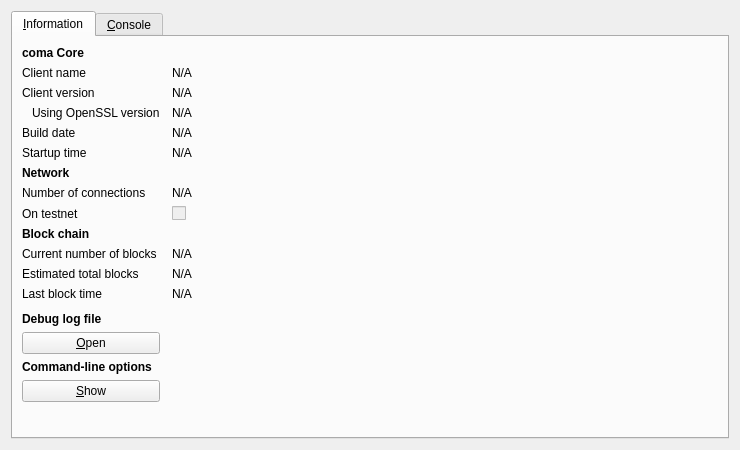
<?xml version="1.0" encoding="UTF-8"?>
<ui version="4.0">
 <class>RPCConsole</class>
 <widget class="QDialog" name="RPCConsole">
  <property name="geometry">
   <rect>
    <x>0</x>
    <y>0</y>
    <width>740</width>
    <height>450</height>
   </rect>
  </property>
  <property name="windowTitle">
   <string>coma - Debug window</string>
  </property>
  <layout class="QVBoxLayout" name="verticalLayout_2">
   <item>
    <widget class="QTabWidget" name="tabWidget">
     <property name="currentIndex">
      <number>0</number>
     </property>
     <widget class="QWidget" name="tab_info">
      <attribute name="title">
       <string>&amp;Information</string>
      </attribute>
      <layout class="QGridLayout" name="gridLayout" columnstretch="0,1">
       <property name="horizontalSpacing">
        <number>12</number>
       </property>
       <item row="0" column="0">
        <widget class="QLabel" name="label_9">
         <property name="font">
          <font>
           <weight>75</weight>
           <bold>true</bold>
          </font>
         </property>
         <property name="text">
          <string>coma Core</string>
         </property>
        </widget>
       </item>
       <item row="1" column="0">
        <widget class="QLabel" name="label_5">
         <property name="text">
          <string>Client name</string>
         </property>
        </widget>
       </item>
       <item row="1" column="1">
        <widget class="QLabel" name="clientName">
         <property name="cursor">
          <cursorShape>IBeamCursor</cursorShape>
         </property>
         <property name="text">
          <string>N/A</string>
         </property>
         <property name="textFormat">
          <enum>Qt::PlainText</enum>
         </property>
         <property name="textInteractionFlags">
          <set>Qt::LinksAccessibleByMouse|Qt::TextSelectableByKeyboard|Qt::TextSelectableByMouse</set>
         </property>
        </widget>
       </item>
       <item row="2" column="0">
        <widget class="QLabel" name="label_6">
         <property name="text">
          <string>Client version</string>
         </property>
        </widget>
       </item>
       <item row="2" column="1">
        <widget class="QLabel" name="clientVersion">
         <property name="cursor">
          <cursorShape>IBeamCursor</cursorShape>
         </property>
         <property name="text">
          <string>N/A</string>
         </property>
         <property name="textFormat">
          <enum>Qt::PlainText</enum>
         </property>
         <property name="textInteractionFlags">
          <set>Qt::LinksAccessibleByMouse|Qt::TextSelectableByKeyboard|Qt::TextSelectableByMouse</set>
         </property>
        </widget>
       </item>
       <item row="3" column="0">
        <widget class="QLabel" name="label_14">
         <property name="text">
          <string>Using OpenSSL version</string>
         </property>
         <property name="indent">
          <number>10</number>
         </property>
        </widget>
       </item>
       <item row="3" column="1">
        <widget class="QLabel" name="openSSLVersion">
         <property name="cursor">
          <cursorShape>IBeamCursor</cursorShape>
         </property>
         <property name="text">
          <string>N/A</string>
         </property>
         <property name="textFormat">
          <enum>Qt::PlainText</enum>
         </property>
         <property name="textInteractionFlags">
          <set>Qt::LinksAccessibleByMouse|Qt::TextSelectableByKeyboard|Qt::TextSelectableByMouse</set>
         </property>
        </widget>
       </item>
       <item row="4" column="0">
        <widget class="QLabel" name="label_12">
         <property name="text">
          <string>Build date</string>
         </property>
        </widget>
       </item>
       <item row="4" column="1">
        <widget class="QLabel" name="buildDate">
         <property name="cursor">
          <cursorShape>IBeamCursor</cursorShape>
         </property>
         <property name="text">
          <string>N/A</string>
         </property>
         <property name="textFormat">
          <enum>Qt::PlainText</enum>
         </property>
         <property name="textInteractionFlags">
          <set>Qt::LinksAccessibleByMouse|Qt::TextSelectableByKeyboard|Qt::TextSelectableByMouse</set>
         </property>
        </widget>
       </item>
       <item row="5" column="0">
        <widget class="QLabel" name="label_13">
         <property name="text">
          <string>Startup time</string>
         </property>
        </widget>
       </item>
       <item row="5" column="1">
        <widget class="QLabel" name="startupTime">
         <property name="cursor">
          <cursorShape>IBeamCursor</cursorShape>
         </property>
         <property name="text">
          <string>N/A</string>
         </property>
         <property name="textFormat">
          <enum>Qt::PlainText</enum>
         </property>
         <property name="textInteractionFlags">
          <set>Qt::LinksAccessibleByMouse|Qt::TextSelectableByKeyboard|Qt::TextSelectableByMouse</set>
         </property>
        </widget>
       </item>
       <item row="6" column="0">
        <widget class="QLabel" name="label_11">
         <property name="font">
          <font>
           <weight>75</weight>
           <bold>true</bold>
          </font>
         </property>
         <property name="text">
          <string>Network</string>
         </property>
        </widget>
       </item>
       <item row="7" column="0">
        <widget class="QLabel" name="label_7">
         <property name="text">
          <string>Number of connections</string>
         </property>
        </widget>
       </item>
       <item row="7" column="1">
        <widget class="QLabel" name="numberOfConnections">
         <property name="cursor">
          <cursorShape>IBeamCursor</cursorShape>
         </property>
         <property name="text">
          <string>N/A</string>
         </property>
         <property name="textFormat">
          <enum>Qt::PlainText</enum>
         </property>
         <property name="textInteractionFlags">
          <set>Qt::LinksAccessibleByMouse|Qt::TextSelectableByKeyboard|Qt::TextSelectableByMouse</set>
         </property>
        </widget>
       </item>
       <item row="8" column="0">
        <widget class="QLabel" name="label_8">
         <property name="text">
          <string>On testnet</string>
         </property>
        </widget>
       </item>
       <item row="8" column="1">
        <widget class="QCheckBox" name="isTestNet">
         <property name="enabled">
          <bool>false</bool>
         </property>
         <property name="text">
          <string/>
         </property>
        </widget>
       </item>
       <item row="9" column="0">
        <widget class="QLabel" name="label_10">
         <property name="font">
          <font>
           <weight>75</weight>
           <bold>true</bold>
          </font>
         </property>
         <property name="text">
          <string>Block chain</string>
         </property>
        </widget>
       </item>
       <item row="10" column="0">
        <widget class="QLabel" name="label_3">
         <property name="text">
          <string>Current number of blocks</string>
         </property>
        </widget>
       </item>
       <item row="10" column="1">
        <widget class="QLabel" name="numberOfBlocks">
         <property name="cursor">
          <cursorShape>IBeamCursor</cursorShape>
         </property>
         <property name="text">
          <string>N/A</string>
         </property>
         <property name="textFormat">
          <enum>Qt::PlainText</enum>
         </property>
         <property name="textInteractionFlags">
          <set>Qt::LinksAccessibleByMouse|Qt::TextSelectableByKeyboard|Qt::TextSelectableByMouse</set>
         </property>
        </widget>
       </item>
       <item row="11" column="0">
        <widget class="QLabel" name="label_4">
         <property name="text">
          <string>Estimated total blocks</string>
         </property>
        </widget>
       </item>
       <item row="11" column="1">
        <widget class="QLabel" name="totalBlocks">
         <property name="cursor">
          <cursorShape>IBeamCursor</cursorShape>
         </property>
         <property name="text">
          <string>N/A</string>
         </property>
         <property name="textFormat">
          <enum>Qt::PlainText</enum>
         </property>
         <property name="textInteractionFlags">
          <set>Qt::LinksAccessibleByMouse|Qt::TextSelectableByKeyboard|Qt::TextSelectableByMouse</set>
         </property>
        </widget>
       </item>
       <item row="12" column="0">
        <widget class="QLabel" name="label_2">
         <property name="text">
          <string>Last block time</string>
         </property>
        </widget>
       </item>
       <item row="12" column="1">
        <widget class="QLabel" name="lastBlockTime">
         <property name="cursor">
          <cursorShape>IBeamCursor</cursorShape>
         </property>
         <property name="text">
          <string>N/A</string>
         </property>
         <property name="textFormat">
          <enum>Qt::PlainText</enum>
         </property>
         <property name="textInteractionFlags">
          <set>Qt::LinksAccessibleByMouse|Qt::TextSelectableByKeyboard|Qt::TextSelectableByMouse</set>
         </property>
        </widget>
       </item>
       <item row="13" column="0">
        <spacer name="verticalSpacer_2">
         <property name="orientation">
          <enum>Qt::Vertical</enum>
         </property>
         <property name="sizeHint" stdset="0">
          <size>
           <width>20</width>
           <height>20</height>
          </size>
         </property>
        </spacer>
       </item>
       <item row="14" column="0">
        <widget class="QLabel" name="labelDebugLogfile">
         <property name="font">
          <font>
           <weight>75</weight>
           <bold>true</bold>
          </font>
         </property>
         <property name="text">
          <string>Debug log file</string>
         </property>
        </widget>
       </item>
       <item row="15" column="0">
        <widget class="QPushButton" name="openDebugLogfileButton">
         <property name="toolTip">
          <string>Open the coma debug log file from the current data directory. This can take a few seconds for large log files.</string>
         </property>
         <property name="text">
          <string>&amp;Open</string>
         </property>
         <property name="autoDefault">
          <bool>false</bool>
         </property>
        </widget>
       </item>
       <item row="16" column="0">
        <widget class="QLabel" name="labelCLOptions">
         <property name="font">
          <font>
           <weight>75</weight>
           <bold>true</bold>
          </font>
         </property>
         <property name="text">
          <string>Command-line options</string>
         </property>
        </widget>
       </item>
       <item row="17" column="0">
        <widget class="QPushButton" name="showCLOptionsButton">
         <property name="toolTip">
          <string>Show the coma-Qt help message to get a list with possible coma command-line options.</string>
         </property>
         <property name="text">
          <string>&amp;Show</string>
         </property>
         <property name="autoDefault">
          <bool>false</bool>
         </property>
        </widget>
       </item>
       <item row="18" column="0">
        <spacer name="verticalSpacer">
         <property name="orientation">
          <enum>Qt::Vertical</enum>
         </property>
         <property name="sizeHint" stdset="0">
          <size>
           <width>20</width>
           <height>40</height>
          </size>
         </property>
        </spacer>
       </item>
      </layout>
     </widget>
     <widget class="QWidget" name="tab_console">
      <attribute name="title">
       <string>&amp;Console</string>
      </attribute>
      <layout class="QVBoxLayout" name="verticalLayout_3">
       <property name="spacing">
        <number>3</number>
       </property>
       <item>
        <widget class="QTextEdit" name="messagesWidget">
         <property name="minimumSize">
          <size>
           <width>0</width>
           <height>100</height>
          </size>
         </property>
         <property name="readOnly">
          <bool>true</bool>
         </property>
         <property name="tabKeyNavigation" stdset="0">
          <bool>false</bool>
         </property>
         <property name="columnCount" stdset="0">
          <number>2</number>
         </property>
        </widget>
       </item>
       <item>
        <layout class="QHBoxLayout" name="horizontalLayout">
         <property name="spacing">
          <number>3</number>
         </property>
         <item>
          <widget class="QLabel" name="label">
           <property name="text">
            <string notr="true">&gt;</string>
           </property>
          </widget>
         </item>
         <item>
          <widget class="QLineEdit" name="lineEdit"/>
         </item>
         <item>
          <widget class="QPushButton" name="clearButton">
           <property name="maximumSize">
            <size>
             <width>24</width>
             <height>24</height>
            </size>
           </property>
           <property name="toolTip">
            <string>Clear console</string>
           </property>
           <property name="text">
            <string/>
           </property>
           <property name="icon">
            <iconset resource="../bitcoin.qrc">
             <normaloff>:/icons/remove</normaloff>:/icons/remove</iconset>
           </property>
           <property name="shortcut">
            <string notr="true">Ctrl+L</string>
           </property>
           <property name="autoDefault">
            <bool>false</bool>
           </property>
          </widget>
         </item>
        </layout>
       </item>
      </layout>
     </widget>
    </widget>
   </item>
  </layout>
 </widget>
 <resources>
  <include location="../bitcoin.qrc"/>
 </resources>
 <connections/>
</ui>
